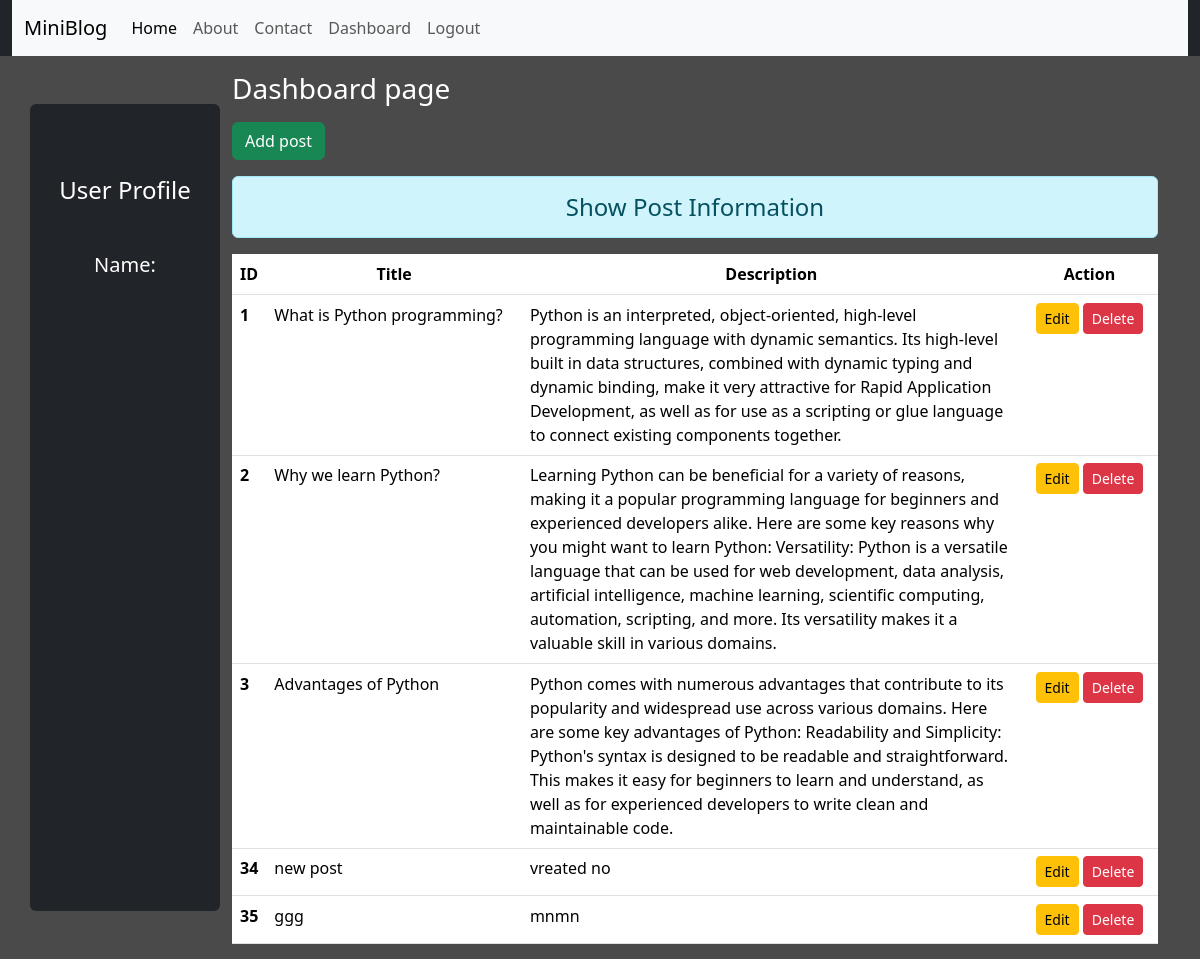
/dashboard/ (signed in), run on the app's committed database.
### blog/models.py (models this page shows)
class Post(models.Model):
    title = models.CharField(max_length=200)
    description = models.TextField()

### blog/views.py (the view)
# urls.py: path('dashboard/', views.dashboard, name='dashboard'),
def dashboard(request):
    if request.user.is_authenticated:
        posts = Post.objects.all()
        user = request.user
        full_name = user.get_full_name()
        groups = user.groups.all()
        return render(request, 'blog/dashboard.html', {'posts': posts, 'full_name': full_name, 'groups': groups})
    else:
        return HttpResponseRedirect('/login/')

### blog/templates/blog/dashboard.html (shortened to what this page needs)
{% extends 'blog/base.html' %}
{% load static %}
{% block side %}
    <div class="col-sm-2 bg-dark text-white my-5 text-center rounded p-4">
        <h4 class="my-5">User Profile</h4>
        <h5 class="font-weight-bold mb-4">Name: {{full_name}}</h5>
    </div>
{% endblock side %}
{% block content %}
    <div class="col-sm-10">
        <h3 class="text-white my-3">Dashboard page</h3>
        <a href="{% url 'addpost' %}" class="btn btn-success">Add post</a>
        <h4 class="text-center alert alert-info mt-3">Show Post Information</h4>
        {% if posts %}
            <table class="table table-hover bg-white">
                <thead>
                    <tr class="text-center">
                        <th scope="col" style="width:2%">ID</th>
                        <th scope="col" style="width:28%">Title</th>
                        <th scope="col" style="width:55%">Description</th>
                        <th scope="col" style="width:15%">Action</th>
                    </thead>
                    <tbody>
                        {% for post in posts %}
                        <tr>
                            <th scope="row">{{post.id}}</th>
                            <td>{{post.title}}</td>
                            <td>{{post.description}}</td>
                            <td class="text-center">
                                <a href="{% url 'updatepost' post.id %}" class="btn btn-warning btn-sm">Edit</a>
                                {% if perms.blog.delete_post %}
                                    <form action="{% url 'deletepost' post.id %}" method="post" class="d-inline">
                                        <input type="submit" class="btn btn-danger btn-sm" value="Delete">
                                    </form>
                                {% endif %}
                            </td>
                        <tr>
                        {% endfor %}
                    </tbody>
            </table>
        {% else %}
            <h4 class="text-center alert alert-warning">No Records</h4>
        {% endif %}
    </div>
{% endblock content %}

### blog/templates/blog/base.html (shortened to what this page needs)
<!DOCTYPE html>
{% load static %}
<html lang="en">
<head>
    <link rel="stylesheet" href="{% static 'blog/css/bootstrap.css' %}">
    <link rel="stylesheet" href="{% static 'blog/css/style.css' %}">
</head>
<body>
    <div class="container-fluid bg-dark">
        {% include 'blog/navbar.html' %}
    </div>
    <div class="container">
        <div class="row">
            {% block side %}
            {% endblock side %}
            {% block content %}
            {% endblock content %}
        </div>
    </div>
</body>
</html>

### blog/templates/blog/navbar.html (shortened to what this page needs)
<nav class="navbar navbar-expand-lg bg-body-tertiary">
  <div class="container-fluid">
      <a class="navbar-brand" href="#">MiniBlog</a>
      <div class="collapse navbar-collapse" id="navbarNav">
          <ul class="navbar-nav">
              <li class="nav-item">
                  <a class="nav-link active" aria-current="page" href="/">Home</a>
              </li>
              <li class="nav-item">
                  <a class="nav-link" href="{% url 'about' %}">About</a>
              </li>
              <li class="nav-item">
                  <a class="nav-link" href="{% url 'contact' %}">Contact</a>
              </li>
            {% if request.user.is_authenticated %}
                <li class="nav-item">
                    <a class="nav-link" href="{% url 'dashboard' %}">Dashboard</a>
                </li>
                <li class="nav-item">
                    <a class="nav-link" href="{% url 'logout' %}">Logout</a>
                </li>
            {% endif %}
          </ul>
      </div>
  </div>
</nav>

### blog/static/blog/css/style.css (style rules this page uses)
body { background-color: rgb(75, 74, 74); color:antiquewhite; }

### data on the page
Post: id "1", title "What is Python programming?", description "Python is an interpreted, object-oriented, high-level programming language with dynamic semantics. Its high-level built in data structures, combined with dynamic typing and dynamic binding, make it very attractive for Rapid Application Development, as well as for use as a scripting or glue language to connect existing components together."
Post: id "2", title "Why we learn Python?", description "Learning Python can be beneficial for a variety of reasons, making it a popular programming language for beginners and experienced developers alike. Here are some key reasons why you might want to learn Python: Versatility: Python is a versatile language that can be used for web development, data analysis, artificial intelligence, machine learning, scientific computing, automation, scripting, and more. Its versatility makes it a valuable skill in various domains."
Post: id "3", title "Advantages of Python", description "Python comes with numerous advantages that contribute to its popularity and widespread use across various domains. Here are some key advantages of Python: Readability and Simplicity: Python's syntax is designed to be readable and straightforward. This makes it easy for beginners to learn and understand, as well as for experienced developers to write clean and maintainable code."
Post: id "34", title "new post", description "vreated no"
Post: id "35", title "ggg", description "mnmn"
